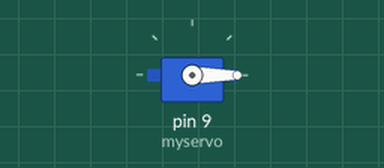
Simulated run of this sketch. Board: Arduino Uno, built with avr-gcc and run on an emulated ATmega328P. Parts: servo.

Above: at 1.05 s.
At 2.75 s:
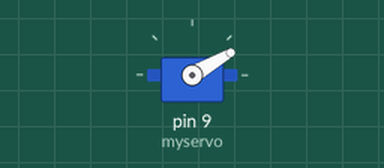
At 4.5 s:
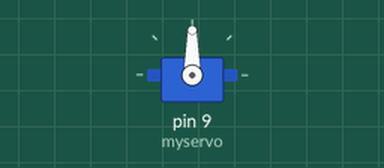
At 8.0 s:
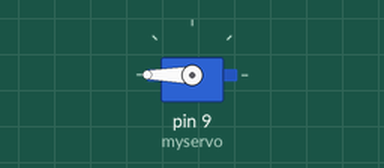
Timing chart, 0 to 10.1 s (numbered marks = the images above):
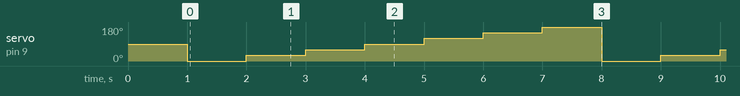

Measured:
- by itself, servo on pin 9 (myservo): repeats every 7.0 s: 30° 1.0 s, 60° 1.0 s, 90° 1.0 s, 120° 1.0 s, 150° 1.0 s, 180° 1.0 s, 0° 1.0 s

The sketch:

ex22_1.ino
```cpp
#include <Servo.h>
Servo myservo; // 建立Servo物件，控制伺服馬達

void setup()
{
myservo.attach(9, 500, 2050); // 修正脈衝寬度範圍
myservo.write(90);
delay(1000);
}
void loop()
{
myservo.write(0);
delay(1000);
  myservo.write(30);
delay(1000);
myservo.write(60);
delay(1000);
myservo.write(90);
delay(1000);
myservo.write(120);
delay(1000);
myservo.write(150);
delay(1000);
myservo.write(180);
delay(1000);
}
```
